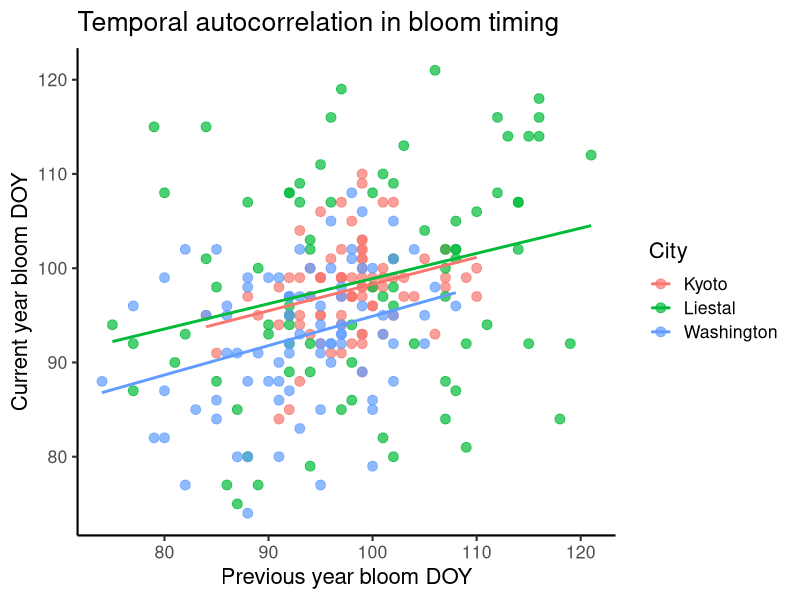

This figure's R source:
library(tidyverse)

# 读取数据
df <- read_csv("3cities_doy_weather_1940_2024.csv")

# 按城市分组，构建上一年 DOY
df_lag <- df %>%
  arrange(City, Year) %>%
  group_by(City) %>%
  mutate(DOY_lag1 = lag(bloom_doy, 1)) %>%   # 上一年 DOY
  ungroup()

# 删除没有上一年的（1940）
df_lag <- df_lag %>%
  filter(!is.na(DOY_lag1))

df_lag %>%
  group_by(City) %>%
  summarise(
    cor_DOY = cor(bloom_doy, DOY_lag1),
    p_value = cor.test(bloom_doy, DOY_lag1)$p.value
  )


lm_test <- df_lag %>%
  group_by(City) %>%
  do({
    model <- lm(bloom_doy ~ DOY_lag1, data = .)
    tibble(
      R2 = summary(model)$r.squared,
      p_value = summary(model)$coefficients[2,4]
    )
  })

lm_test

ggplot(df_lag, aes(x = DOY_lag1, y = bloom_doy, color = City)) +
  geom_point(size = 3, alpha = 0.7) +
  geom_smooth(method = "lm", se = FALSE) +
  theme_classic(base_size = 16) +
  labs(
    x = "Previous year bloom DOY",
    y = "Current year bloom DOY",
    title = "Temporal autocorrelation in bloom timing"
  )
